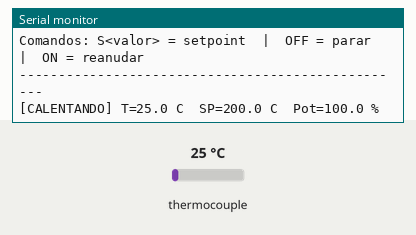
This sketch was run on a simulated ESP32. Parts: the last lines printed to the serial monitor. Inputs (shaded band) come from the test bench; at power-on: thermocouple 25 °C.

Above: at 1.7 s.
1.8 s: thermocouple set to 265 °C
At 2.4 s:
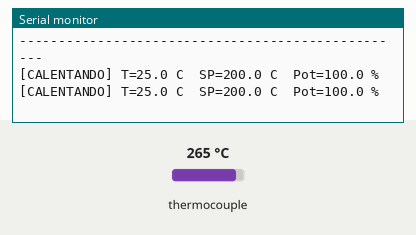
3.3 s: thermocouple set to 272 °C
At 4.8 s:
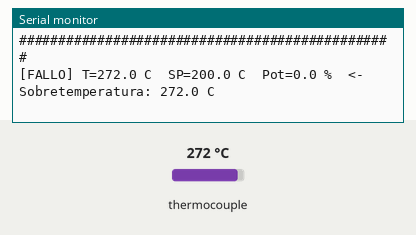

Measured:
- the behaviour switches between 269 and 270 °C on thermocouple (found by bisection; images 1 and 2)
- after the input at 3.3 s, the serial monitor: prints a new line after 0.20 s (image 2)

The sketch:

popcorn_oven.ino
```cpp
/*
 * ============================================================================
 *  Horno de conveccion basado en palomitera AC
 *  ESP32 + MAX6675 (termopar tipo K) + SSR-25DA
 * ----------------------------------------------------------------------------
 *  Control PID por ancho de pulso en ventana de tiempo (time-proportional),
 *  con capas de seguridad en software:
 *
 *    1. Deteccion de fallo del termopar (NAN / lectura fuera de rango).
 *    2. Limite duro de temperatura (corte inmediato del SSR).
 *    3. Deteccion de fuga termica / sensor suelto (100% de salida sin que
 *       la temperatura suba -> aborta).
 *    4. Estado FALLO enclavado: solo sale con reset fisico del ESP32.
 *    5. Arranque seguro: SSR en LOW antes que cualquier otra cosa.
 *
 *  Librerias (Arduino IDE -> Gestor de librerias):
 *    - "MAX6675 library" (Adafruit)
 *    - "PID" de Brett Beauregard (PID_v1)
 *
 *  HARDWARE OBLIGATORIO:
 *    - Resistencia de 10 kOhm entre PIN_SSR y GND (pulldown). Sin ella el
 *      GPIO queda flotante durante el boot/reset y el SSR puede dispararse.
 *    - El MAX6675 se alimenta a 3.3 V, NUNCA a 5 V: su pin SO atacaria el
 *      GPIO19 del ESP32, que no es tolerante a 5 V.
 * ============================================================================
 */

#include <max6675.h>
#include <PID_v1.h>

// ---------------------------------------------------------------- PINES ----
const int PIN_SO  = 19;   // MAX6675 SO  (MISO)
const int PIN_CS  = 5;    // MAX6675 CS
const int PIN_SCK = 18;   // MAX6675 SCK
const int PIN_SSR = 23;   // Entrada (+) del SSR-25DA  [requiere pulldown 10k]

// ------------------------------------------------------------ PARAMETROS ----
const double SETPOINT_INICIAL = 200.0;  // grados C
const double SETPOINT_MIN     = 40.0;
const double SETPOINT_MAX     = 240.0;  // tope de consigna que acepta el usuario

// Seguridad
const double TEMP_MAX_ABSOLUTA = 270.0; // corte duro: por encima -> FALLO
const double TEMP_MIN_VALIDA   = -5.0;  // lectura por debajo -> sensor malo
const double TEMP_MAX_VALIDA   = 500.0; // lectura por encima -> sensor malo
const uint8_t LECTURAS_MALAS_MAX = 5;   // lecturas invalidas seguidas toleradas

// Deteccion de fuga termica: con salida al 100% durante este tiempo,
// la temperatura debe haber subido al menos DELTA grados.
const unsigned long RUNAWAY_VENTANA_MS = 90000UL;  // 90 s
const double        RUNAWAY_DELTA_MIN  = 5.0;      // grados C

// Temporizacion
const unsigned long PERIODO_LECTURA_MS = 300;   // MAX6675 necesita >= 250 ms
const unsigned long VENTANA_SSR_MS     = 2000;  // ventana de ciclo del SSR
const unsigned long PERIODO_PID_MS     = 1000;  // sample time del PID
const unsigned long PERIODO_LOG_MS     = 1000;

// --------------------------------------------------------------- PID -------
// La salida del PID esta en PORCENTAJE de potencia (0-100), no en ms.
// Asi las ganancias no dependen del tamano de la ventana.
//
//   Kp = 100 / banda_proporcional   ->  Kp = 4.0 equivale a una banda de 25 C
//   Ti = Kp / Ki = 80 s   (accion integral)
//   Td = Kd / Kp = 5 s    (accion derivativa)
//
// Punto de partida conservador. Ver "Sintonizacion" en el README.
double Kp = 4.0, Ki = 0.05, Kd = 20.0;

double tempActual   = 0.0;
double salidaPID    = 0.0;   // 0-100 %
double tempDeseada  = SETPOINT_INICIAL;

MAX6675 termopar(PIN_SCK, PIN_CS, PIN_SO);
PID myPID(&tempActual, &salidaPID, &tempDeseada, Kp, Ki, Kd, DIRECT);

// -------------------------------------------------------------- ESTADO -----
enum Estado { ESPERA, CALENTANDO, FALLO };
Estado estado = ESPERA;
String motivoFallo = "";

unsigned long inicioVentana     = 0;
unsigned long ultimaLectura     = 0;
unsigned long ultimoLog         = 0;
unsigned long inicioRunaway     = 0;
double        tempInicioRunaway = 0.0;
bool          runawayArmado     = false;
uint8_t       lecturasMalas     = 0;

// --------------------------------------------------------------- UTIL ------
void apagarSSR() {
  digitalWrite(PIN_SSR, LOW);
}

void entrarEnFallo(const String &motivo) {
  apagarSSR();
  myPID.SetMode(MANUAL);
  salidaPID = 0.0;
  estado = FALLO;
  motivoFallo = motivo;
  Serial.println();
  Serial.println("################################################");
  Serial.print  ("## FALLO: "); Serial.println(motivo);
  Serial.println("## Resistencia APAGADA. Reset fisico para salir.");
  Serial.println("################################################");
}

// Lee el termopar. Devuelve true si la lectura es valida.
bool leerTemperatura(double &out) {
  double t = termopar.readCelsius();
  if (isnan(t) || t < TEMP_MIN_VALIDA || t > TEMP_MAX_VALIDA) return false;
  out = t;
  return true;
}

// ---------------------------------------------------------------- SETUP ----
void setup() {
  // Lo PRIMERO: garantizar que el SSR esta abierto.
  pinMode(PIN_SSR, OUTPUT);
  apagarSSR();

  Serial.begin(115200);
  delay(500);                 // el MAX6675 necesita estabilizarse tras el power-up

  Serial.println();
  Serial.println("=== Horno palomitera :: ESP32 + MAX6675 + SSR ===");

  // Primera lectura de cordura antes de permitir calentar.
  double t;
  if (!leerTemperatura(t)) {
    entrarEnFallo("Termopar no responde en el arranque");
    return;
  }
  tempActual = t;
  Serial.print("Temperatura inicial: "); Serial.print(tempActual); Serial.println(" C");

  myPID.SetOutputLimits(0, 100);          // salida en % de potencia
  myPID.SetSampleTime(PERIODO_PID_MS);
  myPID.SetMode(AUTOMATIC);

  inicioVentana = millis();
  ultimaLectura = millis();
  estado = CALENTANDO;

  Serial.print("Setpoint: "); Serial.print(tempDeseada); Serial.println(" C");
  Serial.println("Comandos: S<valor> = setpoint  |  OFF = parar  |  ON = reanudar");
  Serial.println("--------------------------------------------------");
}

// ----------------------------------------------------------------- LOOP ----
void loop() {
  unsigned long ahora = millis();

  atenderSerial();

  // ---- 1. Adquisicion ------------------------------------------------------
  if (ahora - ultimaLectura >= PERIODO_LECTURA_MS) {
    ultimaLectura = ahora;
    double t;
    if (leerTemperatura(t)) {
      tempActual = t;
      lecturasMalas = 0;
    } else {
      lecturasMalas++;
      if (lecturasMalas >= LECTURAS_MALAS_MAX && estado != FALLO) {
        entrarEnFallo("Lecturas invalidas del termopar (cable abierto?)");
      }
    }
  }

  // ---- 2. Seguridades ------------------------------------------------------
  if (estado == FALLO) {
    apagarSSR();                 // redundancia: nunca confiar en un solo punto
    logPeriodico(ahora);
    return;
  }

  if (tempActual >= TEMP_MAX_ABSOLUTA) {
    entrarEnFallo("Sobretemperatura: " + String(tempActual, 1) + " C");
    return;
  }

  vigilarRunaway(ahora);

  // ---- 3. Control ----------------------------------------------------------
  if (estado == CALENTANDO) {
    myPID.Compute();
  } else {
    salidaPID = 0.0;
  }

  // ---- 4. Actuacion: ancho de pulso sobre la ventana -----------------------
  // while (no if) para que un bloqueo largo del loop no deje la ventana
  // desalineada de forma permanente.
  while (ahora - inicioVentana >= VENTANA_SSR_MS) {
    inicioVentana += VENTANA_SSR_MS;
  }

  unsigned long transcurrido = ahora - inicioVentana;
  unsigned long tiempoON     = (unsigned long)((salidaPID / 100.0) * VENTANA_SSR_MS);

  if (estado == CALENTANDO && tiempoON > transcurrido) {
    digitalWrite(PIN_SSR, HIGH);
  } else {
    apagarSSR();
  }

  logPeriodico(ahora);
}

// ------------------------------------------------- DETECCION DE RUNAWAY ----
// Si el PID pide practicamente toda la potencia durante RUNAWAY_VENTANA_MS
// y la temperatura no sube al menos RUNAWAY_DELTA_MIN grados, algo va mal:
// termopar descolgado del cilindro, SSR muerto, resistencia abierta o
// bimetalico abierto. En cualquiera de esos casos hay que parar.
void vigilarRunaway(unsigned long ahora) {
  bool aPlenaPotencia = (estado == CALENTANDO) && (salidaPID > 95.0);

  if (!aPlenaPotencia) {
    runawayArmado = false;
    return;
  }

  if (!runawayArmado) {
    runawayArmado     = true;
    inicioRunaway     = ahora;
    tempInicioRunaway = tempActual;
    return;
  }

  if (ahora - inicioRunaway >= RUNAWAY_VENTANA_MS) {
    if (tempActual - tempInicioRunaway < RUNAWAY_DELTA_MIN) {
      entrarEnFallo("Sin respuesta termica al 100% de potencia");
    } else {
      // Rearmar la ventana para seguir vigilando.
      inicioRunaway     = ahora;
      tempInicioRunaway = tempActual;
    }
  }
}

// ------------------------------------------------------------ TELEMETRIA ---
void logPeriodico(unsigned long ahora) {
  if (ahora - ultimoLog < PERIODO_LOG_MS) return;
  ultimoLog = ahora;

  const char *nombreEstado = (estado == FALLO)      ? "FALLO"
                           : (estado == CALENTANDO) ? "CALENTANDO"
                                                    : "ESPERA";

  Serial.print("["); Serial.print(nombreEstado); Serial.print("] ");
  Serial.print("T=");   Serial.print(tempActual, 1);  Serial.print(" C  ");
  Serial.print("SP=");  Serial.print(tempDeseada, 1); Serial.print(" C  ");
  Serial.print("Pot="); Serial.print(salidaPID, 1);   Serial.print(" %");
  if (estado == FALLO) { Serial.print("  <- "); Serial.print(motivoFallo); }
  Serial.println();
}

// --------------------------------------------------------------- SERIAL ----
// S220  -> cambia el setpoint a 220 C
// OFF   -> deja de calentar (sigue midiendo)
// ON    -> reanuda el control
void atenderSerial() {
  if (!Serial.available()) return;

  String cmd = Serial.readStringUntil('\n');
  cmd.trim();
  cmd.toUpperCase();
  if (cmd.length() == 0) return;

  if (estado == FALLO) {
    Serial.println("En FALLO: haz reset fisico del ESP32 tras revisar el hardware.");
    return;
  }

  if (cmd == "OFF") {
    estado = ESPERA;
    myPID.SetMode(MANUAL);
    salidaPID = 0.0;
    apagarSSR();
    Serial.println(">> Calentamiento detenido.");
  } else if (cmd == "ON") {
    estado = CALENTANDO;
    myPID.SetMode(AUTOMATIC);   // PID_v1 hace bumpless transfer por si solo
    Serial.println(">> Calentamiento reanudado.");
  } else if (cmd.charAt(0) == 'S') {
    double nuevo = cmd.substring(1).toFloat();
    if (nuevo < SETPOINT_MIN || nuevo > SETPOINT_MAX) {
      Serial.print(">> Setpoint fuera de rango (");
      Serial.print(SETPOINT_MIN); Serial.print(" - ");
      Serial.print(SETPOINT_MAX); Serial.println(" C)");
    } else {
      tempDeseada = nuevo;
      Serial.print(">> Nuevo setpoint: "); Serial.print(tempDeseada); Serial.println(" C");
    }
  } else {
    Serial.println(">> Comando no reconocido. Usa S<valor>, ON u OFF.");
  }
}
```
